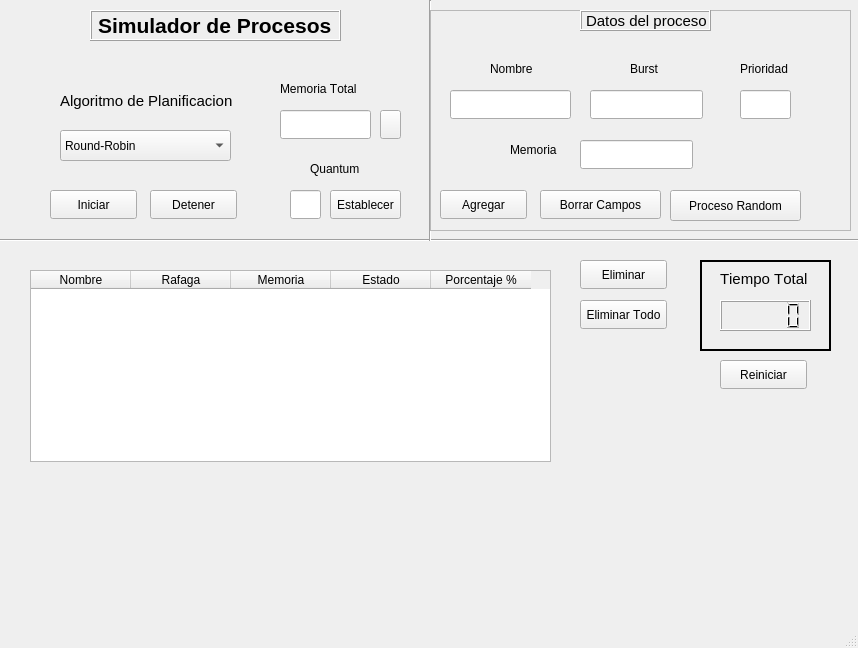
<?xml version="1.0" encoding="UTF-8"?>
<ui version="4.0">
 <class>MainWindow</class>
 <widget class="QMainWindow" name="MainWindow">
  <property name="geometry">
   <rect>
    <x>0</x>
    <y>0</y>
    <width>858</width>
    <height>648</height>
   </rect>
  </property>
  <property name="minimumSize">
   <size>
    <width>858</width>
    <height>648</height>
   </size>
  </property>
  <property name="maximumSize">
   <size>
    <width>858</width>
    <height>648</height>
   </size>
  </property>
  <property name="font">
   <font>
    <underline>false</underline>
    <stylestrategy>PreferAntialias</stylestrategy>
    <kerning>false</kerning>
   </font>
  </property>
  <property name="cursor">
   <cursorShape>ArrowCursor</cursorShape>
  </property>
  <property name="windowTitle">
   <string>Simulador de procesos</string>
  </property>
  <widget class="QWidget" name="centralwidget">
   <widget class="QComboBox" name="comboAlgoritmo">
    <property name="geometry">
     <rect>
      <x>60</x>
      <y>130</y>
      <width>171</width>
      <height>31</height>
     </rect>
    </property>
    <item>
     <property name="text">
      <string>Round-Robin</string>
     </property>
    </item>
    <item>
     <property name="text">
      <string>Shortest Job First</string>
     </property>
    </item>
    <item>
     <property name="text">
      <string>First-Come First-Served</string>
     </property>
    </item>
    <item>
     <property name="text">
      <string>Priority Scheduling</string>
     </property>
    </item>
   </widget>
   <widget class="QLabel" name="labelTitulo">
    <property name="geometry">
     <rect>
      <x>90</x>
      <y>10</y>
      <width>251</width>
      <height>31</height>
     </rect>
    </property>
    <property name="font">
     <font>
      <family>Arial</family>
      <pointsize>16</pointsize>
      <weight>75</weight>
      <bold>true</bold>
     </font>
    </property>
    <property name="frameShape">
     <enum>QFrame::Box</enum>
    </property>
    <property name="frameShadow">
     <enum>QFrame::Raised</enum>
    </property>
    <property name="text">
     <string>Simulador de Procesos</string>
    </property>
   </widget>
   <widget class="QLabel" name="labelAlgoritmo">
    <property name="geometry">
     <rect>
      <x>60</x>
      <y>90</y>
      <width>181</width>
      <height>21</height>
     </rect>
    </property>
    <property name="font">
     <font>
      <family>Arial</family>
      <pointsize>11</pointsize>
     </font>
    </property>
    <property name="text">
     <string>Algoritmo de Planificacion</string>
    </property>
   </widget>
   <widget class="QTableWidget" name="TablaEstado">
    <property name="geometry">
     <rect>
      <x>30</x>
      <y>270</y>
      <width>521</width>
      <height>192</height>
     </rect>
    </property>
    <property name="selectionMode">
     <enum>QAbstractItemView::SingleSelection</enum>
    </property>
    <property name="selectionBehavior">
     <enum>QAbstractItemView::SelectRows</enum>
    </property>
    <property name="columnCount">
     <number>5</number>
    </property>
    <column>
     <property name="text">
      <string>Nombre</string>
     </property>
     <property name="textAlignment">
      <set>AlignHCenter|AlignVCenter|AlignCenter</set>
     </property>
    </column>
    <column>
     <property name="text">
      <string>Rafaga</string>
     </property>
     <property name="textAlignment">
      <set>AlignHCenter|AlignVCenter|AlignCenter</set>
     </property>
    </column>
    <column>
     <property name="text">
      <string>Memoria</string>
     </property>
    </column>
    <column>
     <property name="text">
      <string>Estado</string>
     </property>
    </column>
    <column>
     <property name="text">
      <string>Porcentaje %</string>
     </property>
    </column>
   </widget>
   <widget class="QPushButton" name="btnIniciar">
    <property name="geometry">
     <rect>
      <x>50</x>
      <y>190</y>
      <width>87</width>
      <height>29</height>
     </rect>
    </property>
    <property name="text">
     <string>Iniciar</string>
    </property>
    <property name="icon">
     <iconset>
      <normaloff>Iconos/Reproducir.ico</normaloff>Iconos/Reproducir.ico</iconset>
    </property>
   </widget>
   <widget class="QPushButton" name="btnReiniciar">
    <property name="geometry">
     <rect>
      <x>720</x>
      <y>360</y>
      <width>87</width>
      <height>29</height>
     </rect>
    </property>
    <property name="text">
     <string>Reiniciar</string>
    </property>
    <property name="icon">
     <iconset>
      <normaloff>Iconos/reiniciar.ico</normaloff>Iconos/reiniciar.ico</iconset>
    </property>
    <property name="checkable">
     <bool>false</bool>
    </property>
   </widget>
   <widget class="Line" name="line">
    <property name="geometry">
     <rect>
      <x>0</x>
      <y>230</y>
      <width>871</width>
      <height>20</height>
     </rect>
    </property>
    <property name="orientation">
     <enum>Qt::Horizontal</enum>
    </property>
   </widget>
   <widget class="Line" name="line_2">
    <property name="geometry">
     <rect>
      <x>420</x>
      <y>0</y>
      <width>20</width>
      <height>241</height>
     </rect>
    </property>
    <property name="orientation">
     <enum>Qt::Vertical</enum>
    </property>
   </widget>
   <widget class="QPushButton" name="btnEliminar">
    <property name="geometry">
     <rect>
      <x>580</x>
      <y>260</y>
      <width>87</width>
      <height>29</height>
     </rect>
    </property>
    <property name="autoFillBackground">
     <bool>false</bool>
    </property>
    <property name="text">
     <string>Eliminar</string>
    </property>
   </widget>
   <widget class="QFrame" name="frameTiempo">
    <property name="geometry">
     <rect>
      <x>700</x>
      <y>260</y>
      <width>131</width>
      <height>91</height>
     </rect>
    </property>
    <property name="frameShape">
     <enum>QFrame::WinPanel</enum>
    </property>
    <property name="frameShadow">
     <enum>QFrame::Plain</enum>
    </property>
    <widget class="QLCDNumber" name="lcdTotal">
     <property name="geometry">
      <rect>
       <x>20</x>
       <y>40</y>
       <width>91</width>
       <height>31</height>
      </rect>
     </property>
    </widget>
    <widget class="QLabel" name="labelTIempototal">
     <property name="geometry">
      <rect>
       <x>20</x>
       <y>10</y>
       <width>91</width>
       <height>17</height>
      </rect>
     </property>
     <property name="font">
      <font>
       <family>Arial</family>
       <pointsize>11</pointsize>
      </font>
     </property>
     <property name="text">
      <string>Tiempo Total</string>
     </property>
    </widget>
   </widget>
   <widget class="QPushButton" name="btnDetener">
    <property name="geometry">
     <rect>
      <x>150</x>
      <y>190</y>
      <width>87</width>
      <height>29</height>
     </rect>
    </property>
    <property name="text">
     <string>Detener</string>
    </property>
    <property name="icon">
     <iconset>
      <normaloff>Iconos/detener.ico</normaloff>Iconos/detener.ico</iconset>
    </property>
    <property name="checkable">
     <bool>false</bool>
    </property>
   </widget>
   <widget class="QPushButton" name="btnEliminartodo">
    <property name="geometry">
     <rect>
      <x>580</x>
      <y>300</y>
      <width>87</width>
      <height>29</height>
     </rect>
    </property>
    <property name="text">
     <string>Eliminar Todo</string>
    </property>
   </widget>
   <widget class="QFrame" name="frameMemoria">
    <property name="geometry">
     <rect>
      <x>270</x>
      <y>70</y>
      <width>141</width>
      <height>80</height>
     </rect>
    </property>
    <property name="frameShape">
     <enum>QFrame::NoFrame</enum>
    </property>
    <property name="frameShadow">
     <enum>QFrame::Plain</enum>
    </property>
    <widget class="QLabel" name="labelMemoria">
     <property name="geometry">
      <rect>
       <x>10</x>
       <y>10</y>
       <width>91</width>
       <height>17</height>
      </rect>
     </property>
     <property name="text">
      <string>Memoria Total</string>
     </property>
    </widget>
    <widget class="QLineEdit" name="fieldMemoria">
     <property name="geometry">
      <rect>
       <x>10</x>
       <y>40</y>
       <width>91</width>
       <height>29</height>
      </rect>
     </property>
    </widget>
    <widget class="QPushButton" name="lockMemoria">
     <property name="geometry">
      <rect>
       <x>110</x>
       <y>40</y>
       <width>21</width>
       <height>29</height>
      </rect>
     </property>
     <property name="text">
      <string/>
     </property>
     <property name="icon">
      <iconset>
       <normaloff>../Iconos/cerrado.ico</normaloff>../Iconos/cerrado.ico</iconset>
     </property>
     <property name="checkable">
      <bool>true</bool>
     </property>
     <property name="checked">
      <bool>false</bool>
     </property>
    </widget>
   </widget>
   <widget class="QFrame" name="frameQuantum">
    <property name="geometry">
     <rect>
      <x>280</x>
      <y>150</y>
      <width>121</width>
      <height>71</height>
     </rect>
    </property>
    <property name="frameShape">
     <enum>QFrame::NoFrame</enum>
    </property>
    <property name="frameShadow">
     <enum>QFrame::Raised</enum>
    </property>
    <widget class="QPushButton" name="btnEstablecerQuantum">
     <property name="geometry">
      <rect>
       <x>50</x>
       <y>40</y>
       <width>71</width>
       <height>29</height>
      </rect>
     </property>
     <property name="text">
      <string>Establecer</string>
     </property>
    </widget>
    <widget class="QLineEdit" name="fieldQuantum">
     <property name="geometry">
      <rect>
       <x>10</x>
       <y>40</y>
       <width>31</width>
       <height>29</height>
      </rect>
     </property>
     <property name="font">
      <font>
       <family>Impact</family>
      </font>
     </property>
    </widget>
    <widget class="QLabel" name="labelQuantum">
     <property name="geometry">
      <rect>
       <x>30</x>
       <y>10</y>
       <width>61</width>
       <height>17</height>
      </rect>
     </property>
     <property name="text">
      <string>Quantum</string>
     </property>
    </widget>
   </widget>
   <widget class="QFrame" name="frameInputDatos">
    <property name="geometry">
     <rect>
      <x>430</x>
      <y>10</y>
      <width>421</width>
      <height>221</height>
     </rect>
    </property>
    <property name="frameShape">
     <enum>QFrame::StyledPanel</enum>
    </property>
    <property name="frameShadow">
     <enum>QFrame::Raised</enum>
    </property>
    <widget class="QPushButton" name="btnAgregar">
     <property name="geometry">
      <rect>
       <x>10</x>
       <y>180</y>
       <width>87</width>
       <height>29</height>
      </rect>
     </property>
     <property name="text">
      <string>Agregar</string>
     </property>
     <property name="icon">
      <iconset>
       <normaloff>Iconos/agregar.ico</normaloff>Iconos/agregar.ico</iconset>
     </property>
    </widget>
    <widget class="QLabel" name="labelNombre">
     <property name="geometry">
      <rect>
       <x>60</x>
       <y>50</y>
       <width>54</width>
       <height>17</height>
      </rect>
     </property>
     <property name="text">
      <string>Nombre</string>
     </property>
    </widget>
    <widget class="QPushButton" name="btnRandom">
     <property name="geometry">
      <rect>
       <x>240</x>
       <y>180</y>
       <width>131</width>
       <height>31</height>
      </rect>
     </property>
     <property name="text">
      <string>Proceso Random</string>
     </property>
     <property name="icon">
      <iconset>
       <normaloff>Iconos/random.ico</normaloff>Iconos/random.ico</iconset>
     </property>
    </widget>
    <widget class="QLabel" name="labelDatos">
     <property name="geometry">
      <rect>
       <x>150</x>
       <y>0</y>
       <width>131</width>
       <height>21</height>
      </rect>
     </property>
     <property name="font">
      <font>
       <family>Arial</family>
       <pointsize>11</pointsize>
      </font>
     </property>
     <property name="frameShape">
      <enum>QFrame::Box</enum>
     </property>
     <property name="frameShadow">
      <enum>QFrame::Raised</enum>
     </property>
     <property name="text">
      <string>Datos del proceso</string>
     </property>
    </widget>
    <widget class="QPushButton" name="btnBorrar">
     <property name="geometry">
      <rect>
       <x>110</x>
       <y>180</y>
       <width>121</width>
       <height>29</height>
      </rect>
     </property>
     <property name="text">
      <string>Borrar Campos</string>
     </property>
     <property name="icon">
      <iconset>
       <normaloff>Iconos/borrar.ico</normaloff>Iconos/borrar.ico</iconset>
     </property>
    </widget>
    <widget class="QLabel" name="labelRafaga">
     <property name="geometry">
      <rect>
       <x>200</x>
       <y>50</y>
       <width>54</width>
       <height>17</height>
      </rect>
     </property>
     <property name="text">
      <string>Burst</string>
     </property>
    </widget>
    <widget class="QLineEdit" name="fieldMemoriaP">
     <property name="geometry">
      <rect>
       <x>150</x>
       <y>130</y>
       <width>113</width>
       <height>29</height>
      </rect>
     </property>
    </widget>
    <widget class="QLineEdit" name="fieldRafaga">
     <property name="geometry">
      <rect>
       <x>160</x>
       <y>80</y>
       <width>113</width>
       <height>29</height>
      </rect>
     </property>
     <property name="font">
      <font>
       <family>Arial</family>
      </font>
     </property>
     <property name="inputMethodHints">
      <set>Qt::ImhDigitsOnly</set>
     </property>
    </widget>
    <widget class="QLineEdit" name="fieldNombre">
     <property name="geometry">
      <rect>
       <x>20</x>
       <y>80</y>
       <width>121</width>
       <height>29</height>
      </rect>
     </property>
     <property name="font">
      <font>
       <family>Arial</family>
      </font>
     </property>
    </widget>
    <widget class="QFrame" name="frame">
     <property name="geometry">
      <rect>
       <x>280</x>
       <y>40</y>
       <width>120</width>
       <height>80</height>
      </rect>
     </property>
     <property name="frameShape">
      <enum>QFrame::NoFrame</enum>
     </property>
     <property name="frameShadow">
      <enum>QFrame::Raised</enum>
     </property>
     <widget class="QLabel" name="labelPrioridadl">
      <property name="geometry">
       <rect>
        <x>30</x>
        <y>10</y>
        <width>61</width>
        <height>17</height>
       </rect>
      </property>
      <property name="text">
       <string>Prioridad</string>
      </property>
     </widget>
     <widget class="QLineEdit" name="fieldPrioridad">
      <property name="geometry">
       <rect>
        <x>30</x>
        <y>40</y>
        <width>51</width>
        <height>29</height>
       </rect>
      </property>
     </widget>
    </widget>
    <widget class="QLabel" name="labelMemoria_2">
     <property name="geometry">
      <rect>
       <x>80</x>
       <y>130</y>
       <width>61</width>
       <height>20</height>
      </rect>
     </property>
     <property name="text">
      <string>Memoria</string>
     </property>
    </widget>
   </widget>
  </widget>
  <widget class="QStatusBar" name="statusbar"/>
 </widget>
 <resources/>
 <connections/>
</ui>
